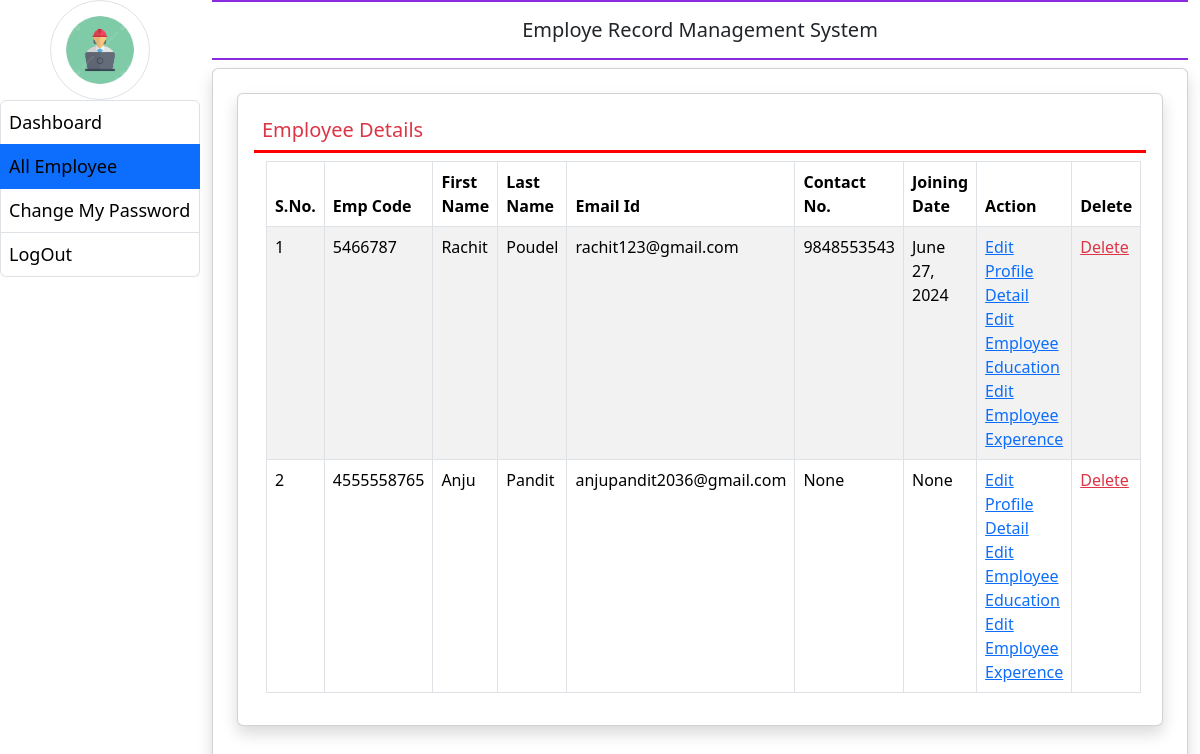
The page /all_employee/ (signed in) on the database as committed earlier.
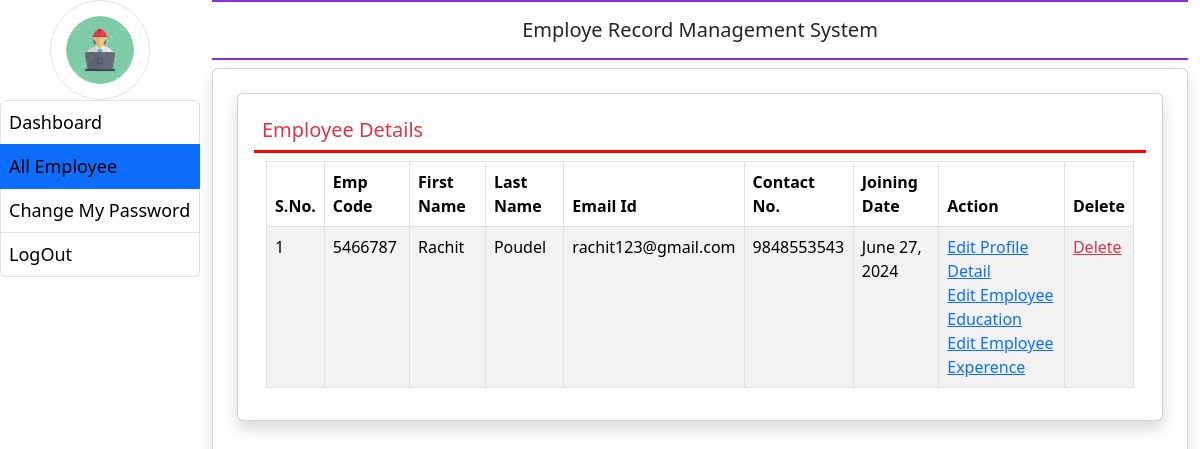
The same page on the database as committed later.
### employee/models.py (models this page shows, shortened)
class EmployeeDetails(models.Model):
    user = models.ForeignKey(User, on_delete=models.CASCADE)
    empcode = models.CharField(max_length=50)
    empdept = models.CharField(max_length=20, null=True)
    designation = models.CharField(max_length=100, null=True)
    contact = models.CharField(max_length=100, null=True)
    gender = models.CharField(max_length=10, null=True)
    joiningdate = models.DateField(null=True)

### employee/views.py (the view)
# urls.py: path('all_employee/', all_employee, name='all_employee'),
def all_employee(request):
    if not request.user.is_authenticated or not request.user.is_staff:
        return redirect('admin_login')
    employee =EmployeeDetails.objects.all()
    context = {'employee': employee}
    return render(request, 'all_employee.html', context)

### employee/templates/all_employee.html
{% extends "admin_base.html" %}
{% block main %}
<div class="card shadow m-2"  box-shadow: 0 4px 8px rgba(0, 0, 0, 0.1);">
    <div class="card-body">
        <h5 class="p-2 text-danger" style="border-bottom: 3px solid red;"> Employee Details</h5>
        <div class="container-fluid">
            <table class="table table-bordered table-hover table-striped" id="example">
                <thead class="bg-danger text-danger">
                    <tr>
                        <th>S.No.</th>
                        <th>Emp Code</th>
                        <th>First Name</th>
                        <th>Last Name</th>
                        <th>Email Id</th>
                        <th>Contact No.</th>
                        <th>Joining Date</th>
                        <th>Action</th>
                        <th>Delete</th>
                    </tr>
                </thead>
                <tbody>
                    {% for i in employee %}
                    <tr>
                        <td>{{ forloop.counter }}</td>
                        <td>{{ i.empcode }}</td>
                        <td>{{ i.user.first_name }}</td>
                        <td>{{ i.user.last_name }}</td>
                        <td>{{ i.user.email }}</td>
                        <td>{{ i.contact }}</td>
                        <td>{{ i.joiningdate }}</td>
                        <td><a href="{% url 'edit_employee' i.id %}" class="text-primary">Edit Profile Detail</a>
                        <br>
                            <a href="{% url 'edit_education' i.user.id %}" class="text-primary">Edit Employee Education</a>
                            <br>
                            <a href="{% url 'edit_experience' i.user.id %}" class="text-primary">Edit Employee Experence</a>
                            <td><a href="{% url 'delete_employee' i.user.id %}" class="text-danger" onclick="return confirm('Are You Sure')">Delete</a></td>
                            </td>
                    </tr>
                    {% endfor %}
                </tbody>
            </table>
        </div>
    </div>
</div>
{% endblock %}

### employee/templates/admin_base.html (shortened to what this page needs)
{% load static %}
<!DOCTYPE html>
<html lang="en">
<head>
    <link href="https://cdn.jsdelivr.net/npm/bootstrap@5.3.3/dist/css/bootstrap.min.css" rel="stylesheet">
    <link rel="stylesheet" href="https://cdnjs.cloudflare.com/ajax/libs/font-awesome/6.4.0/css/all.min.css">
</head>
<body>
    <div class="container-fluid">
        <div class="row">
            <div class="col-sm-2 p-0">
                <center><img src = "{% static 'images/admin_logo.png' %}" width = "100" height = "100"  class = "img-thumbnail rounded-circle my ="3""></center>
                    <div class="list-group">
                        <a href="{% url 'admin_home' %}" class="list-group-item list-group-item-action {% if request.path == '/admin_home/' %}active {% endif %}">Dashboard</a>
                        <a href="{% url 'all_employee' %}" class="list-group-item list-group-item-action {% if request.path == '/all_employee/' %}active {% endif %}">All Employee</a>
                        <a href="{% url 'change_password_admin' %}" class="list-group-item list-group-item-action {% if request.path == '/change_password_admin/' %}active {% endif %}">Change My Password</a>
                        <a href="{% url "user_logout" %}" class="list-group-item list-group-item-action">LogOut</a>
                    </div>
            </div>
            <div class="col-sm-10 p-0">
                <div class="container-fluid">
                    <h5 class = "text-center p-3 font-weight-bold "style="border-bottom: 2px solid blueviolet; border-top: 2px solid blueviolet; ">Employe Record Management System</h5>
                    <div class="card shadow" style="min-height:90vh;">
                        <div class="card-body">
                        {% block main %}
                        {% endblock %}
                        </div>
                    </div>
                </div>
            </div>
    </div>
</body>
</html>

### employee/templates/admin_base.html (style rules this page uses)
.list-group-item { color: black !important; font-size: large; padding: 8px !important; }

Rows that differ between the two databases and show on the page:
removed EmployeeDetails: empcode "4555558765", user.first_name "Anju", user.last_name "Pandit", user.email "anjupandit2036@gmail.com", contact "None", joiningdate "None"
